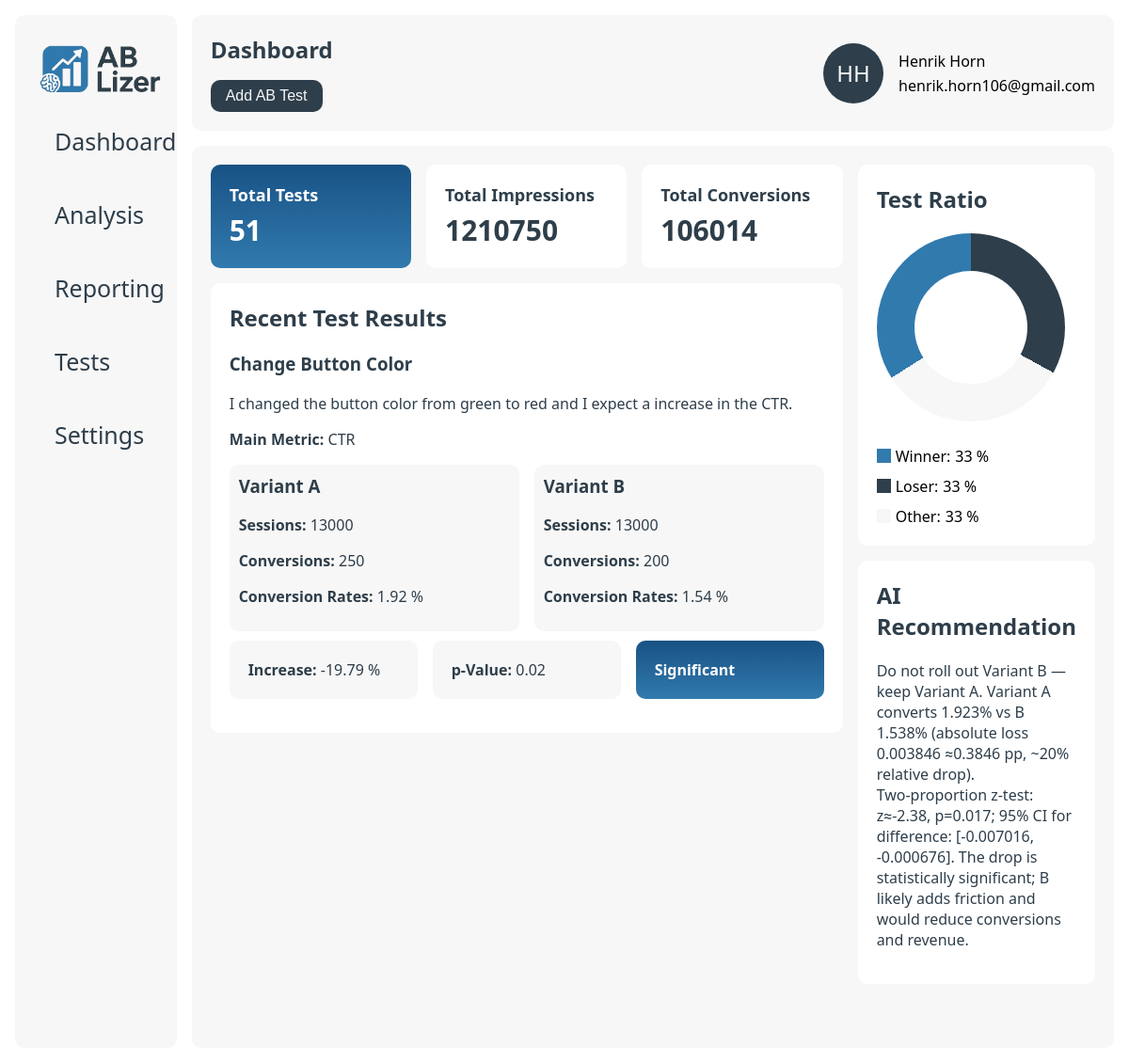
The page / on the database its author committed.
### data/models.py (models this page shows)
class users(db.Model):
    __tablename__ = 'users'
    id = db.Column(db.Integer, primary_key=True)
    company_id = db.Column(db.Integer, db.ForeignKey('companies.id'), nullable=False)
    name = db.Column(db.String(255), nullable=False)
    email = db.Column(db.String(255), nullable=False)

class ab_tests(db.Model):
    __tablename__ = 'ab_tests'
    id = db.Column(db.Integer, primary_key=True)
    company_id = db.Column(db.Integer, db.ForeignKey('companies.id'), nullable=False)
    name = db.Column(db.String(255), nullable=False)
    description = db.Column(db.Text, nullable=False)
    metric = db.Column(db.String(255), nullable=False)
    created_at = db.Column(db.DateTime, nullable=False)
    __repr__ = lambda self: f'<Ab_Test {self.id}>'
    __str__ = lambda self: f'{self.id}'

class variants(db.Model):
    __tablename__ = 'variants'
    id = db.Column(db.Integer, primary_key=True)
    test_id = db.Column(db.Integer, db.ForeignKey('ab_tests.id'), nullable=False)
    name = db.Column(db.String(255), nullable=False)
    impressions = db.Column(db.Integer, nullable=False)
    conversions = db.Column(db.Integer, nullable=False)
    conversion_rate = db.Column(db.Float, nullable=False)
    __repr__ = lambda self: f'<Variant {self.id}>'
    __str__ = lambda self: f'{self.id}'

class reports(db.Model):
    __tablename__ = 'reports'
    id = db.Column(db.Integer, primary_key=True)
    test_id = db.Column(db.Integer, db.ForeignKey('ab_tests.id'), nullable=False)
    p_value = db.Column(db.Float, nullable=False)
    summary = db.Column(db.Text, nullable=False)
    significance = db.Column(db.Boolean, nullable=False)
    increase_percent = db.Column(db.Float, nullable=True)
    ai_recommendation = db.Column(db.Text, nullable=False)
    created_at = db.Column(db.DateTime, nullable=False, default=db.func.now())
    __repr__ = lambda self: f'<Report {self.id}>'
    __str__ = lambda self: f'{self.id}'

### app.py (the view)
@app.route("/")
def home_page():
    user = db_manager.get_user(1)
    total_tests = len(db_manager.get_ab_tests(user.company_id))
    total_variants = db_manager.get_all_variants(user.company_id)
    total_impressions = 0
    total_conversions = 0
    for variant in total_variants:
        total_impressions += variant.impressions
        total_conversions += variant.conversions
    test = db_manager.get_recent_test(user.company_id)
    try:
        variants = db_manager.get_variants(test.id)
        report = db_manager.get_report(test.id)
    except AttributeError:
        variants = []
        report = None
    for variant in variants:
        variant.conversion_rate = round(float(variant.conversions) / float(variant.impressions) * 100, 2)
    return render_template("index.html",
                           user=user,
                           total_tests=total_tests,
                           total_impressions=total_impressions,
                           total_conversions=total_conversions,
                           test=test,
                           variants=variants,
                           report=report
                           )

### app.py (called while the page is built)
@app.template_filter('initials')
def get_initials(name):
    if not name:
        return ''
    parts = name.strip().split()
    if len(parts) >= 2:
        return (parts[0][0] + parts[1][0]).upper()
    elif len(parts) == 1:
        return parts[0][:2].upper()
    return ''

### data/db_manager.py (called while the page is built)
    def get_ab_tests(self, company_id):
        return ab_tests.query.filter_by(company_id=company_id).order_by(ab_tests.created_at.desc()).all()

    def get_recent_test(self, company_id):
        return ab_tests.query.filter_by(company_id=company_id).order_by(ab_tests.created_at.desc()).first()

    def get_all_variants(self, company_id):
        return db.session.query(variants).join(ab_tests).filter(ab_tests.company_id == company_id).all()

    def get_variants(self, test_id):
        return variants.query.filter_by(test_id=test_id).all()

    def get_report(self, test_id):
        return reports.query.filter_by(test_id=test_id).first()

    def get_user(self, user_id):
        return users.query.filter_by(id=user_id).first()

### templates/index.html (shortened to what this page needs)
{% extends "base.html" %}
{% block page_title %}Dashboard{% endblock %}
{% block page_button %}
    <button class="btn" id="addTestBtn">Add AB Test</button>{% endblock %}
{% block content %}
    <div class="column-grid-2">
        <div class="col-1">
            <div class="column-grid-3">
                <div class="card gradient">
                    <h2 class="card-title">Total Tests</h2>
                    <p class="card-value">{{ total_tests }}</p>
                </div>
                <div class="card">
                    <h2 class="card-title">Total Impressions</h2>
                    <p class="card-value">{{ total_impressions }}</p>
                </div>
                <div class="card">
                    <h2 class="card-title">Total Conversions</h2>
                    <p class="card-value">{{ total_conversions }}</p>
                </div>
            </div>
            <div class="card big">
                <h2>Recent Test Results</h2>
                {% if test is not none %}
                    <h3>{{ test.name }}</h3>
                    <p>{{ test.description }}</p>
                    <p><strong>Main Metric:</strong> {{ test.metric }}</p>
                    {% if variants != [] %}
                        <div class="column-grid-2">
                            {% for variant in variants %}
                                <div class="test-card">
                                    <h3>{{ variant.name }}</h3>
                                    <p><strong>Sessions:</strong> {{ variant.impressions }}</p>
                                    <p><strong>Conversions:</strong> {{ variant.conversions }}</p>
                                    <p><strong>Conversion Rates:</strong> {{ variant.conversion_rate }} %</p>
                                </div>
                            {% endfor %}
                        </div>
                        <div class="column-grid-3">
                            <div class="card secondary">
                                <p><strong>Increase:</strong> {{ report.increase_percent }} %</p>
                            </div>
                            <div class="card secondary">
                                <p><strong>p-Value:</strong> {{ report.p_value }}</p>
                            </div>
                            {% if report.significance %}
                                <div class="card gradient">
                                    <p><strong>Significant</strong></p>
                                </div>
                            {% else %}
                                <div class="card secondary">
                                    <p><strong>Not Significant</strong></p>
                                </div>
                            {% endif %}
                        </div>
                    {% else %}
                        <button class="btn" id="addVariantBtn">Add Variants</button>
                    {% endif %}
                {% else %}
                    <p>Create your first AB test to see the results.</p>
                {% endif %}
            </div>
        </div>
        <div class="col-2">
            <div class="card big">
                <h2>Test Ratio</h2>
                <div class="chart-container" data-company-id="{{ user.company_id }}">
                    <div class="pie hollow"></div>
                    <div class="legend">
                        <div class="legend-item">
                            <div class="legend-color">
                                <div class="winner"></div>
                            </div>
                            <span>Winner:</span>
                            <span>33 %</span>
                        </div>
                        <div class="legend-item">
                            <div class="legend-color">
                                <div class="loser"></div>
                            </div>
                            <span>Loser:</span>
                            <span>33 %</span>
                        </div>
                        <div class="legend-item">
                            <div class="legend-color">
                                <div class="na"></div>
                            </div>
                            <span>Other:</span>
                            <span>33 %</span>
                        </div>
                    </div>
                </div>
            </div>
            <div class="card big">
                <h2>AI Recommendation</h2>
                <p>{{ report.summary }}</p>
            </div>
        </div>
    </div>
{% endblock %}

### templates/base.html (shortened to what this page needs)
<!DOCTYPE html>
<html lang="en">
<head>
    <link href="{{ url_for('static', filename='style.css') }}" rel="stylesheet">
</head>
<body>
<div class="main-wrapper">
    <div class="sidenav" id="mySidenav">
        <div class="sidenav-container">
            <a class="logo" href="/"><img src="{{ url_for('static', filename='logo_ab-lizer.png') }}" height="50px"></a>
            <a href="/">
                <div class="tab">Dashboard</div>
            </a>
            <a href="#">
                <div class="tab">Analysis</div>
            </a>
            <a href="#">
                <div class="tab">Reporting</div>
            </a>
            <a href="/tests/{{ user.id }}">
                <div class="tab">Tests</div>
            </a>
            <a href="/settings/{{ user.id }}">
                <div class="tab">Settings</div>
            </a>
        </div>
    </div>
    <div class="wrapper">
        <nav>
            <div class="container navigation">
                <div class="hero">
                    <div>
                        <h1>{% block page_title %}{% endblock %}</h1>
                    </div>
                    <div>
                        {% block page_button %}{% endblock %}
                    </div>
                </div>
                <div class="col-wrapper">
                    <div class="profile">
                        <div class="profile-image">{{ user.name|initials }}</div>
                    </div>
                    <div class="profile-info">
                        <div>
                            {{ user.name }}
                        </div>
                        <div>
                            {{ user.email }}
                        </div>
                    </div>
                </div>
            </div>
        </nav>
        <main class="container">
            {% block content %}{% endblock %}
        </main>
    </div>
</div>
</body>
</html>

### static/style.css (style rules this page uses)
:root { --primary: #2E3E4A; --secondary: #F7F7F7; --accent: #317AAE; --gradient: linear-gradient(180deg, rgba(25, 82, 133, 1) 0%, rgba(49, 122, 174, 1) 100%); --danger: #ef4444; --bg: #ffffff; --radius: 10px; --shadow: 0 2px 8px rgba(30, 41, 59, 0.06); --font-primary: 'Segoe UI', 'Roboto', Arial, sans-serif; }
* { box-sizing: border-box; }
body { font-family: var(--font-primary); background: var(--bg); margin: 0; padding: 0; }
nav { background: var(--bg); }
main { overflow-y: scroll; }
p { color: var(--primary); }
h1, h2, h3, h4, h5, h6, p { margin-top: 0; color: var(--primary); }
a { color: var(--primary); text-decoration: none; }
.hero { display: flex; flex-direction: column; justify-content: center; gap: 16px; }
.main-wrapper { display: flex; padding: 16px; }
.wrapper { width: 100%; height: 100vh; padding-left: 16px; align-self: stretch; gap: 16px; display: flex; flex-direction: column; }
.container { padding: 20px 20px; background: var(--secondary); border-radius: var(--radius); height: 100%; }
.container.navigation, h1 { margin-bottom: 0; display: flex; justify-content: space-between; align-items: center; }
.logo { font-size: 1.5rem; font-weight: bold; text-decoration: none; }
.profile-image { display: flex; align-items: center; justify-content: center; border-radius: 50%; background-color: var(--primary); padding: 2px; width: 64px; height: 64px; font-size: 24px; color: var(--secondary); }
.profile-info { display: flex; flex-direction: column; gap: 4px; justify-content: center; }
button { padding: 8px 16px; border: none; border-radius: var(--radius); font-size: 1rem; cursor: pointer; background: var(--primary); color: var(--secondary); }
.sidenav { width: 300px; background-color: var(--bg); position: static; height: 100vh; overflow-x: hidden; }
.sidenav a { color: var(--primary); text-decoration: none; font-size: 25px; display: block; }
.sidenav .tab { padding: 16px 16px; color: var(--primary); text-decoration: none; font-size: 25px; display: block; transition: 0.3s; border-radius: var(--radius); }
.sidenav-container { display: flex; flex-direction: column; gap: 12px; background-color: var(--secondary); border-radius: var( --radius); padding: 32px 26px; height: 100%; }
.card { border-radius: var( --radius); padding: 20px; margin-bottom: 16px; min-width: 200px; background-color: var(--bg); }
.gradient { background: var(--gradient); }
.gradient p { color: var(--bg); margin-bottom: 0; }
.gradient h2 { color: var(--bg); }
.secondary { background: var(--secondary); }
.secondary p { margin-bottom: 0; }
.card.big { width: 100%; }
.card-title { font-size: 18px; margin-bottom: 5px; }
.card-value { font-size: 30px; font-weight: bold; margin: 0; }
.col-wrapper { display: flex; gap: 16px; flex-wrap: wrap; flex-grow: 0; flex-direction: row; }
.column-grid-2 { display: grid; grid-template-columns: repeat(2, 1fr); gap: 16px; }
.column-grid-3 { display: grid; grid-template-columns: repeat(3, 1fr); gap: 16px; }
.chart-container { display: flex; justify-content: flex-start; align-items: center; gap: 26px; flex-wrap: wrap; }
.pie { height: 200px; width: 200px; border-radius: 50%; background: conic-gradient( var(--primary) 0% 33%, var(--secondary) 33% 66%, var(--accent) 66% 100% ); }
.pie.hollow { display: flex; justify-content: center; align-items: center; }
.pie.hollow::after { content: ''; position: sticky; height: 120px; width: 120px; border-radius: 50%; background-color: var(--bg); }
.test-card { min-width: 250px; border-radius: var( --radius); padding: 10px; margin-bottom: 10px; background-color: var(--secondary); }
.legend { display: flex; gap: 10px; flex-wrap: wrap; flex-direction: column; }
.legend-item { display: flex; align-items: center; gap: 5px; }
.legend-color { width: 15px; height: 15px; border-radius: 50%; }
.winner { width: 100%; height: 100%; background-color: var(--accent); }
.loser { width: 100%; height: 100%; background-color: var(--primary); }
.na { width: 100%; height: 100%; background-color: var(--secondary); }

### rows shown on the page
users: name|initials "HH", name "Henrik Horn", email "henrik.horn106@gmail.com"
ab_tests: name "Change Button Color", description "I changed the button color from green to red and I expect a increase in the CTR.", metric "CTR"
variants: name "Variant A", impressions "13000", conversions "250", conversion_rate "1.92"
variants: name "Variant B", impressions "13000", conversions "200", conversion_rate "1.54"
reports: increase_percent "-19.79", p_value "0.02", summary "Do not roll out Variant B — keep Variant A. Variant A converts 1.923% vs B 1.538% (absolute loss 0.003846 ≈0.3846 pp, ~20% relative drop). Two‑proportion z‑test: z≈-2.38, p=0.017; 95% CI for difference: [-0.007016, -0.000676]. The drop is statistically significant; B likely adds friction and would reduce conversions and revenue."

### other values the page prints
{{ total_tests }} "51"
{{ total_impressions }} "1210750"
{{ total_conversions }} "106014"
